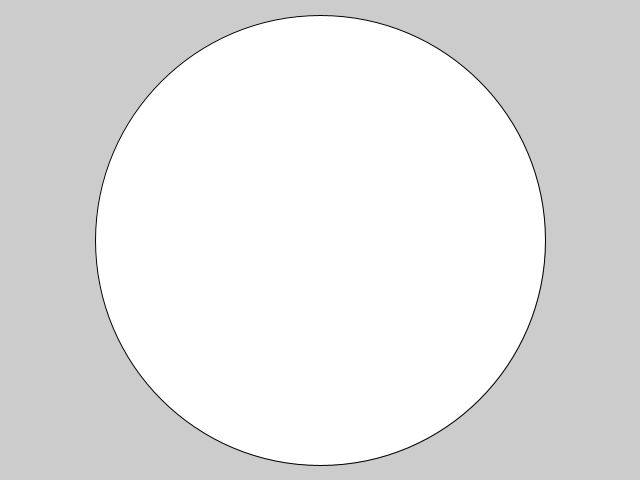
Frame 1 (no input)
Frame 60 (the mouse pressed at the canvas centre just before this capture): identical to frame 1, image omitted
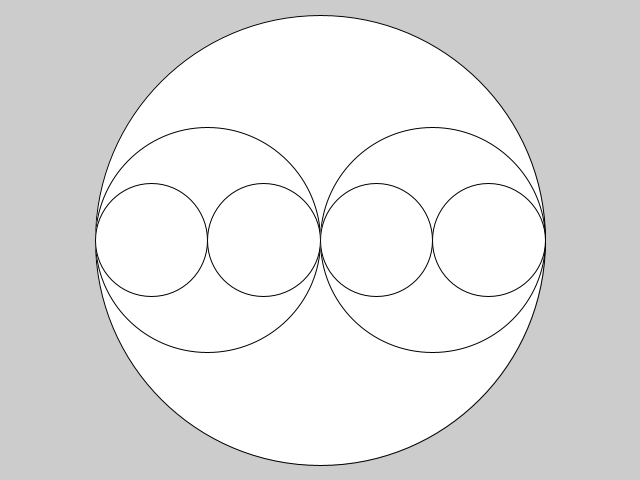
Frame 120 (the mouse held since frame 60 and released just before this capture)

The Processing sketch that drew these frames (run headless with seeded random() and noise(); from frame 60 on, the mouse is pressed at the canvas centre):

// Processing sketch: processing_9832
// ── processing_9832.pde

// Opération fractale sur un cercle
// cgiles videoactif 2010

// Merci a Daniel Shiffman pour son site nature of code
// http://www.shiffman.net/teaching/nature/

// intialisation des variables, d'abord nb pour le compte des rangs de la fractale,
// et ensuite la frequence d'image.
int nb=0;
int freqI=30;
// partie setup
void setup(){
// taille et frequence d'image
size(640,480);
frameRate(freqI);
// mode de dessin des ellipses et smooth
ellipseMode(CENTER);
smooth();
}
// dessinons
void draw(){
// fond en gris 204 "processing", et deplacement du centre au milieu de l'image  
background(204);
translate(width/2,height/2);
//appel de la fonction de dessin de fractale
cercle(0,0,450,nb);
// vérifie si le nombre de rang désiré est atteint, ici 7.
// Si oui retour du compte des rangs à 7.
if(nb>7){
  nb=0;
}
// si le reste de la division du nombre d'image créé depuis le début de l'animation 
// par la fréquence d'image est égale à 0, alors on incrémente le nombre de rang 
if(frameCount%freqI==0){
  nb++;

}
}
// création de l'objet cercle
// variable : x= position en x, y position en y, taille = diametre du cercle, n = nombre de fois a dessiner restant
void cercle (int x,int y, float taille,int n){
  
  
// dessin du cercle
  ellipse(x,y,taille,taille);
// decrementation du nombre de rang restant
  n--;
  // verifie si la taille est encore assez grande et si le nombre de rang n'est pas égale a 0
  if(taille>10&& n>0){
    // reduction de la taille
    taille*=0.5;
    // memorisation de la position 
    pushMatrix();
    //calcul et decallage de la position
    float x2=x-taille/2;
    translate(x2,y);
    //creation d'un nouvel objet a la nouvelle coordonné, taille et nombre de rang restant
    cercle(x,y,taille,n);
    //remise a 0 de la position
    popMatrix();
    // calcul et decallage de la position
    float x3=x+taille/2;
    translate(x3,y);
    //creation d'un nouvel objet a la nouvelle coordonné, taille et nombre de rang restant
    cercle(x,y,taille,n);
  }
}
